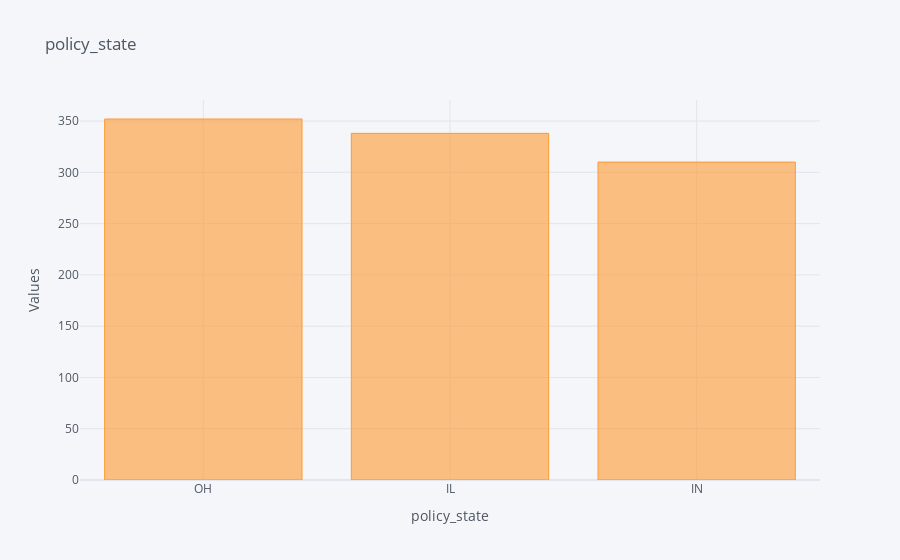
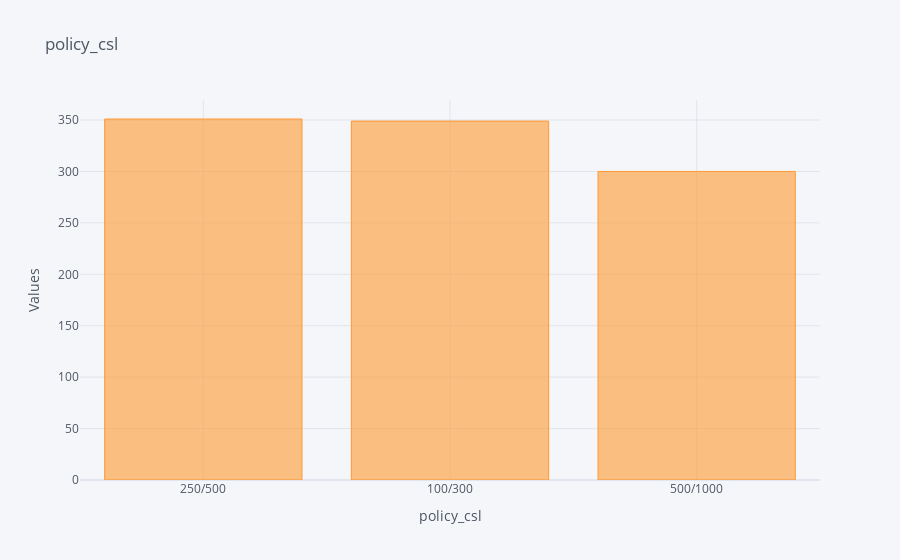
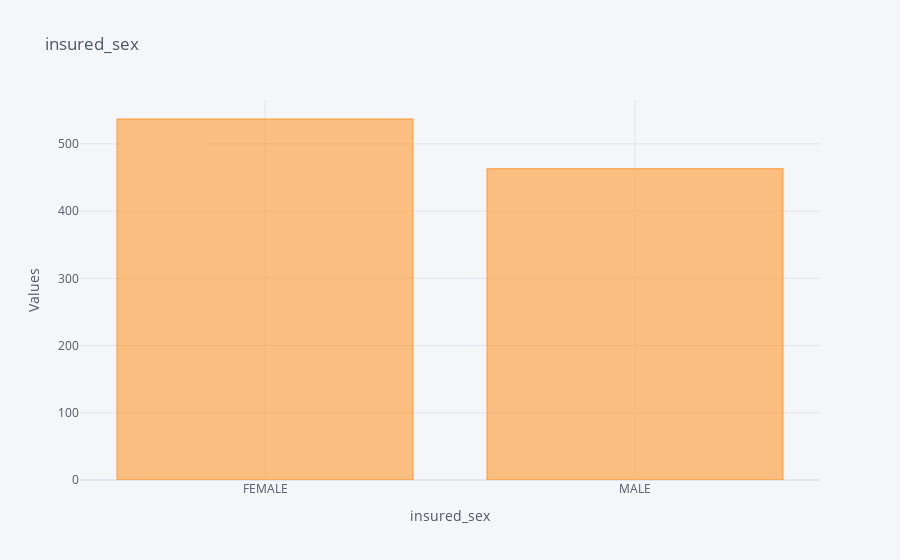
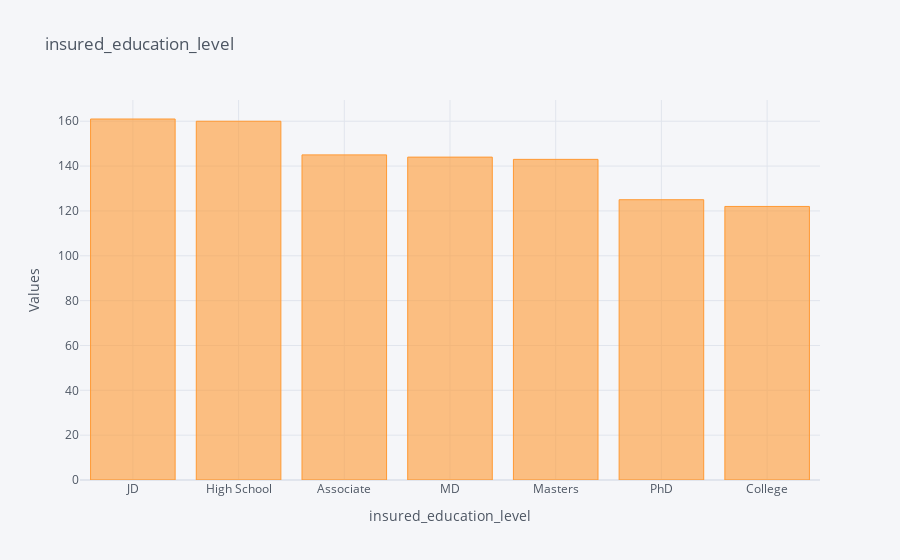

The code cell stored with these charts, in order, in its notebook:
### Code cell
%run "C:\Users\Admin\Data\ads_fraud_detection\src\prj1\1.EDA\EDA_mainbaseline.ipynb"

### Figure 1 — Plotly figure (JSON) as saved in the notebook; plotly's stock layout.template omitted (floating-point values rounded to 4 significant figures)
{"data": [{"marker": {"color": "rgba(255, 153, 51, 0.6)", "line": {"color": "rgba(255, 153, 51, 1.0)", "width": 1}}, "name": "count", "orientation": "v", "text": "", "type": "bar", "x": ["OH", "IL", "IN"], "y": [352, 338, 310]}], "layout": {"legend": {"bgcolor": "#F5F6F9", "font": {"color": "#4D5663"}}, "paper_bgcolor": "#F5F6F9", "plot_bgcolor": "#F5F6F9", "title": {"font": {"color": "#4D5663"}, "text": "policy_state"}, "xaxis": {"gridcolor": "#E1E5ED", "showgrid": true, "tickfont": {"color": "#4D5663"}, "title": {"font": {"color": "#4D5663"}, "text": "policy_state"}, "zerolinecolor": "#E1E5ED"}, "yaxis": {"gridcolor": "#E1E5ED", "showgrid": true, "tickfont": {"color": "#4D5663"}, "title": {"font": {"color": "#4D5663"}, "text": "Values"}, "zerolinecolor": "#E1E5ED"}}}

### Figure 2 — Plotly figure (JSON) as saved in the notebook; plotly's stock layout.template omitted (floating-point values rounded to 4 significant figures)
{"data": [{"marker": {"color": "rgba(255, 153, 51, 0.6)", "line": {"color": "rgba(255, 153, 51, 1.0)", "width": 1}}, "name": "count", "orientation": "v", "text": "", "type": "bar", "x": ["250/500", "100/300", "500/1000"], "y": [351, 349, 300]}], "layout": {"legend": {"bgcolor": "#F5F6F9", "font": {"color": "#4D5663"}}, "paper_bgcolor": "#F5F6F9", "plot_bgcolor": "#F5F6F9", "title": {"font": {"color": "#4D5663"}, "text": "policy_csl"}, "xaxis": {"gridcolor": "#E1E5ED", "showgrid": true, "tickfont": {"color": "#4D5663"}, "title": {"font": {"color": "#4D5663"}, "text": "policy_csl"}, "zerolinecolor": "#E1E5ED"}, "yaxis": {"gridcolor": "#E1E5ED", "showgrid": true, "tickfont": {"color": "#4D5663"}, "title": {"font": {"color": "#4D5663"}, "text": "Values"}, "zerolinecolor": "#E1E5ED"}}}

### Figure 3 — Plotly figure (JSON) as saved in the notebook; plotly's stock layout.template omitted (floating-point values rounded to 4 significant figures)
{"data": [{"marker": {"color": "rgba(255, 153, 51, 0.6)", "line": {"color": "rgba(255, 153, 51, 1.0)", "width": 1}}, "name": "count", "orientation": "v", "text": "", "type": "bar", "x": ["FEMALE", "MALE"], "y": [537, 463]}], "layout": {"legend": {"bgcolor": "#F5F6F9", "font": {"color": "#4D5663"}}, "paper_bgcolor": "#F5F6F9", "plot_bgcolor": "#F5F6F9", "title": {"font": {"color": "#4D5663"}, "text": "insured_sex"}, "xaxis": {"gridcolor": "#E1E5ED", "showgrid": true, "tickfont": {"color": "#4D5663"}, "title": {"font": {"color": "#4D5663"}, "text": "insured_sex"}, "zerolinecolor": "#E1E5ED"}, "yaxis": {"gridcolor": "#E1E5ED", "showgrid": true, "tickfont": {"color": "#4D5663"}, "title": {"font": {"color": "#4D5663"}, "text": "Values"}, "zerolinecolor": "#E1E5ED"}}}

### Figure 4 — Plotly figure (JSON) as saved in the notebook; plotly's stock layout.template omitted (floating-point values rounded to 4 significant figures)
{"data": [{"marker": {"color": "rgba(255, 153, 51, 0.6)", "line": {"color": "rgba(255, 153, 51, 1.0)", "width": 1}}, "name": "count", "orientation": "v", "text": "", "type": "bar", "x": ["JD", "High School", "Associate", "MD", "Masters", "PhD", "College"], "y": [161, 160, 145, 144, 143, 125, 122]}], "layout": {"legend": {"bgcolor": "#F5F6F9", "font": {"color": "#4D5663"}}, "paper_bgcolor": "#F5F6F9", "plot_bgcolor": "#F5F6F9", "title": {"font": {"color": "#4D5663"}, "text": "insured_education_level"}, "xaxis": {"gridcolor": "#E1E5ED", "showgrid": true, "tickfont": {"color": "#4D5663"}, "title": {"font": {"color": "#4D5663"}, "text": "insured_education_level"}, "zerolinecolor": "#E1E5ED"}, "yaxis": {"gridcolor": "#E1E5ED", "showgrid": true, "tickfont": {"color": "#4D5663"}, "title": {"font": {"color": "#4D5663"}, "text": "Values"}, "zerolinecolor": "#E1E5ED"}}}
